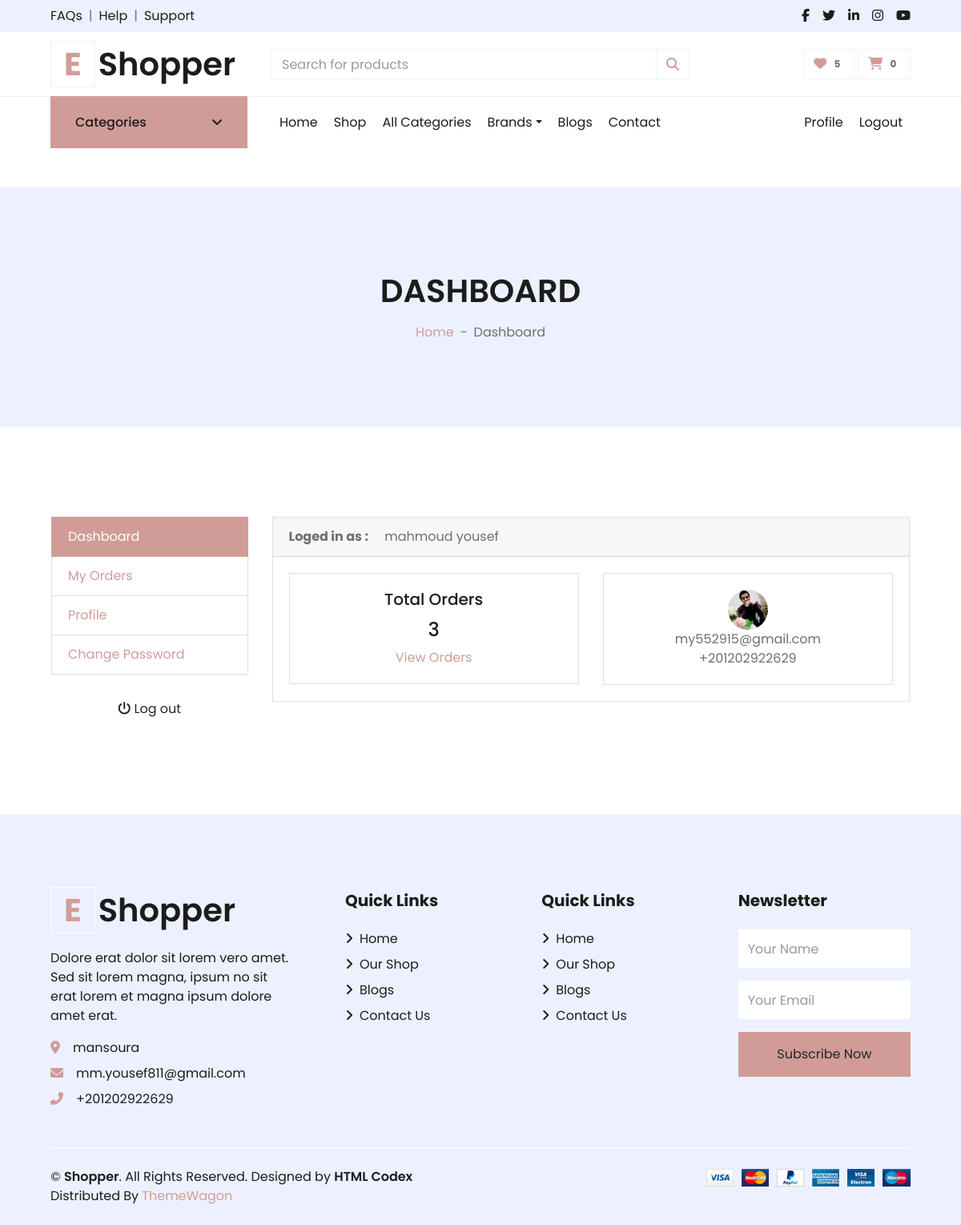
/accounts/dashboard/ (signed in), run on an earlier commit of the app's database.
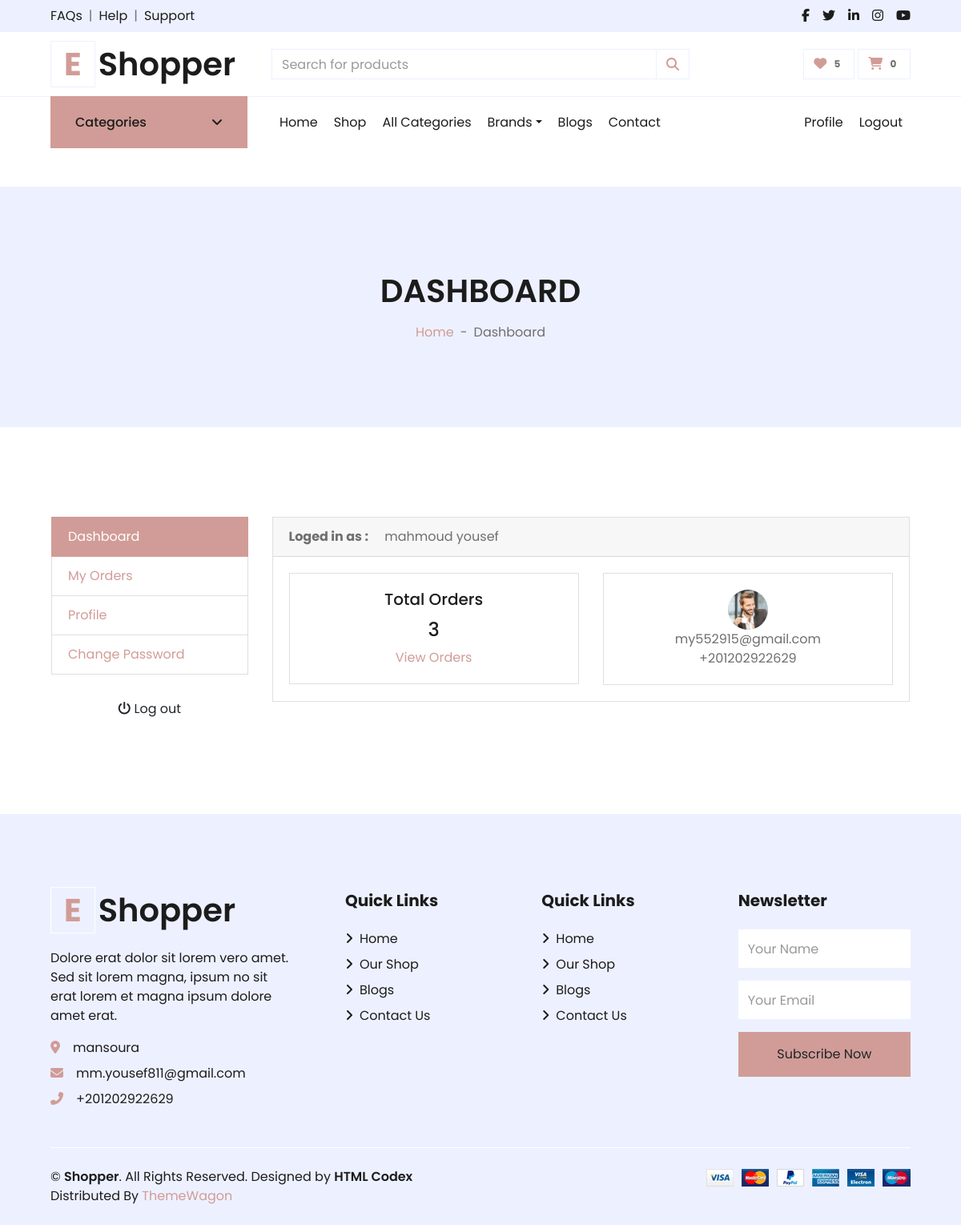
And on a later commit of the database.
### accounts/models.py (models this page shows, shortened)
class Profile(models.Model):
    user = models.OneToOneField(User,on_delete=models.CASCADE)
    address = models.CharField(max_length=50,blank=True , null=True)
    image = models.ImageField(upload_to='users_images/',blank=True , null=True)
    about = models.TextField(max_length=4000 , blank=True , null=True)
    country = models.CharField(max_length=50 ,blank=True, null=True)
    company = models.CharField(max_length=100 ,blank=True, null=True)
    address_line_1 = models.CharField( max_length=50 , blank=True , null=True)
    address_line_2 = models.CharField( max_length=50 , blank=True , null=True)
    headline = models.CharField(max_length=50 , blank=True, null=True)
    city = models.CharField(max_length=50 ,blank=True, null=True)
    def full_name(self):
        return f'{self.user.first_name} {self.user.last_name}'

class User(AbstractBaseUser):
    first_name      = models.CharField(max_length=50)
    last_name       = models.CharField(max_length=50)
    username        = models.CharField(max_length=50, unique=True)
    email           = models.EmailField(max_length=100, unique=True)
    phone_number    = models.CharField(max_length=50)
    date_joined     = models.DateTimeField(auto_now_add=True)
    last_login      = models.DateTimeField(auto_now_add=True)
    is_admin        = models.BooleanField(default=False)
    is_staff        = models.BooleanField(default=False)
    is_active        = models.BooleanField(default=False)
    is_superadmin        = models.BooleanField(default=False)
    USERNAME_FIELD = 'email'
    REQUIRED_FIELDS = ['username', 'first_name', 'last_name']
    objects = MyAccountManager()

### accounts/views.py (the view)
# urls.py: path('dashboard/' , views.dashboard , name="dashboard" ),
@login_required(login_url='login')
def dashboard(request):
    profile=Profile.objects.get(user=request.user)
    orders = Order.objects.order_by('-created_at').filter(user_id=request.user.id,is_orderd=True)
    orders_count = orders.count()
    return render(request,'profile/dashboard.html',{
        'profile':profile,
        'orders':orders,
        'orders_count':orders_count,
    })

### accounts/favourite_context.py (called while the page is built)
def counter(request):
    product_count = 0
    if request.user.is_authenticated:
        if 'admin' in request.path:
            return{}
        else :
            try :
                user_favourites = Product.objects.filter(like=request.user)
                product_count = user_favourites.count()
            except Product.DoesNotExist:
                product_count=0
    return dict(product_count=product_count)

### carts/cart_context.py (called while the page is built)
def cart_count(request):
    cart_counter = 0
    if 'admin' in request.path:
        return{}
    else:
        try:
            cart = Cart.objects.filter(cart_id=_cart_id(request))
            if request.user.is_authenticated:
                cart_items = CartItem.objects.all().filter(user=request.user)
            else:
                cart_items = CartItem.objects.all().filter(cart=cart[:1])
            for cart_item in cart_items:
                cart_counter += cart_item.quantity
        except Cart.DoesNotExist :
            cart_counter = 0
    return dict(cart_counter=cart_counter)

### carts/views.py (called while the page is built)
def _cart_id(request):
    cart = request.session.session_key
    if not cart:
        cart = request.session.create()
    return cart

### accounts/templates/profile/dashboard.html (shortened to what this page needs)
{% extends 'base.html' %}
{% load static %}
{% block body %}
<div class="container-fluid bg-secondary mb-5">
    <div class="d-flex flex-column align-items-center justify-content-center" style="min-height: 300px">
        <h1 class="font-weight-semi-bold text-uppercase mb-3">Dashboard</h1>
        <div class="d-inline-flex">
            <p class="m-0"><a href="/">Home</a></p>
            <p class="m-0 px-2">-</p>
            <p class="m-0">Dashboard</p>
        </div>
    </div>
</div>
<section class="section-conten padding-y bg">
    <div class="container-fluid p-5">
        <div class="row p-3">
            <aside class="col-md-3">
                <ul class="list-group">
                    <a class="list-group-item active" href="{% url 'dashboard'%}"> Dashboard </a>
                    <a class="list-group-item" href="{% url 'orders'%}"> My Orders </a>
                    <a class="list-group-item" href="{% url 'profile'%}">Profile </a>
                    <a class="list-group-item" href="{% url 'change_password'%}">Change Password </a>
                </ul>
                <br>
                <a class="btn btn-light btn-block" href="{% url 'logout'%}"> <i class="fa fa-power-off"></i> <span
                        class="text">Log
                        out</span> </a>
            </aside>
            <main class="col-md-9">
                <article class="card">
                    <header class="card-header">
                        <strong class="d-inline-block mr-3">Loged in as :</strong>
                        <span>{{profile.full_name}}</span>
                    </header>
                    <div class="card-body">
                        <div class="row">
                            <div class="col-md-6">
                                <div class="card" style="text-align:center;">
                                    <div class="card-body">
                                        <h5 class="card-title">Total Orders</h5>
                                        <h4>{{orders_count}}</h4>
                                        <a href="{% url 'orders'%}">View Orders</a>
                                    </div>
                                </div>
                            </div>
                            <div class="col-md-6">
                                <div class="card" style="text-align:center;">
                                    <div class="card-body">
                                        <img src="{% if profile.image %}{{profile.image.url}}{% else %} https://www.w3schools.com/howto/img_avatar.png {% endif %}"
                                            width="50" hight="50" style="border-radius:50%;">
                                        <p class="mb-0">{{user.email}}</p>
                                        <p class="mb-0">{{user.phone_number}}</p>
                                    </div>
                                </div>
                            </div>
                        </div>
                    </div>
                </article>
            </main>
        </div>
    </div>
</section>
{% endblock body %}

What changed in the data, as far as the page shows it:
changed Profile "mahmoud yousef": image: a different picture
